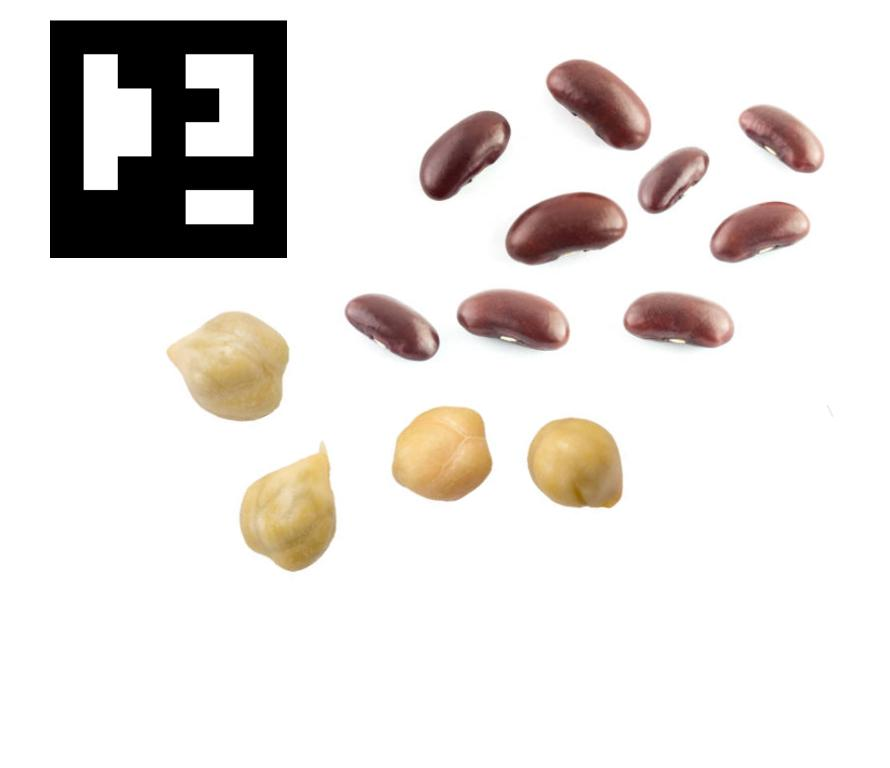
#> input picture nohut-fasulye/input.jpg, 890 x 768 px, given in place of the camera
$ python color_and_object_detection.py
#> lines starting #> are read from the running program, lines starting #| are printed output that depends on the picture; after the words box and inside, x2 and y2 are one past the last pixel; in counts of white or black regions, pixels touching at a corner belong together
# -*- coding: utf-8 -*-
"""
Created on Sat Mar 26 18:20:05 2022

@author: figen
"""

import cv2
import numpy as np

cap = cv2.VideoCapture(0)

# Object detection from Stable camera
object_detector = cv2.createBackgroundSubtractorMOG2(history=100, varThreshold=40)
hlist = []
sayi = 0
while True:
    ret, frame = cap.read()
#> frame is the input picture: shape (768, 890, 3); mean B, G, R 223.5, 226.5, 230.6
    height, width, _ = frame.shape
#> height = 768; width = 890
    # Extract Region of interest
    roi=frame[200:350,50:220]
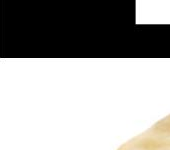
#> roi: shape (150, 170, 3); mean B, G, R 161.3, 163, 163.8
    hsv_frame = cv2.cvtColor(frame, cv2.COLOR_BGR2HSV)
#> hsv_frame: shape (768, 890, 3); mean H, S, V 7.2, 10.8, 230.7
    center_coordinates = (275,135)
    radius = 60
    color= (255, 0, 0)
    thickness = -1
    image = cv2.circle(frame, center_coordinates, radius, color, thickness)
    #hsv_frame1 = cv2.cvtColor(image, cv2.COLOR_BAYER_BG2GRAY)
    # 1. Object Detection
    mask = object_detector.apply(roi)
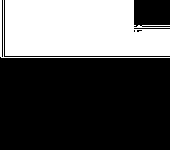
#> mask: shape (150, 170); values 127 (black) and 255 (white), 33.7% white; 2 white regions, box (x1, y1, x2, y2) and area: (5, 0, 170, 56) 8260, (0, 0, 170, 58) 340
    _, mask = cv2.threshold(mask, 254, 255, cv2.THRESH_BINARY)
#> mask: shape (150, 170); 33.7% white; 2 white regions
    contours, _ = cv2.findContours(mask, cv2.RETR_TREE, cv2.CHAIN_APPROX_SIMPLE)
#> contours = 4 contours, 2 with area under 20; largest, box (x1, y1, x2, y2) and area: (5, 0, 170, 56) 7986, (0, 0, 170, 58) 58

    for cnt in contours:
        pointvalue = []

        # Calculate area and remove small elements
        area = cv2.contourArea(cnt)

        if area > 500:
            x, y, w, h = cv2.boundingRect(cnt)

            if y==0:
                hlist.append(h)
                a = hlist[0]
                if h==a:
                    cv2.drawContours(frame, [cnt],-1,(255,0,0),3)
                    M=cv2.moments(cnt)
                    cx=int(M["m10"]/M["m00"])
                    cy=int(M["m01"]/M["m00"])
                    pyt=cv2.circle(frame, (cx,cy),7,(255,255,255),-1)
                    #center_coordinates = (x+(w/2), y+(h/2))
                    #image = cv2.circle(frame, center_coordinates, radius, color, thickness)
                    cv2.rectangle(roi, (x,y),(x+w,y+h), (255,255,0),3)
                    sayi += 1

                    print (f"{sayi}. top geçti" )

                    hcomp0 = hsv_frame[pyt, 0]
                    filter_arr = hcomp0 > 0
                    newarr = hcomp0[filter_arr]
                    mean = int(newarr.mean())
                    hue_value = mean
                    #print (sorted(newarr))
                    print (newarr)
                    print(mean)
                    color = "Undefined"
                    if (90<hue_value and hue_value<179):
                        color = "RED"
                        print(color)
                    if (22<hue_value and hue_value<38):
                        color = "YELLOW"
                        print(color)
                    if (38<hue_value and hue_value<90):
                        color = "GREEN"
                        print(color)

                    cv2.putText(frame, color, (x , 100), 0, 2, mean, 5)
            else:
                hlist = []
#> this loop made 4 passes
#> (area, x, y, w, h, a, cx, cy) on pass 1: (7985.5, 5, 0, 165, 56, 56, 78, 29)
#> area on pass 4: 58
#> (printed output is left out)
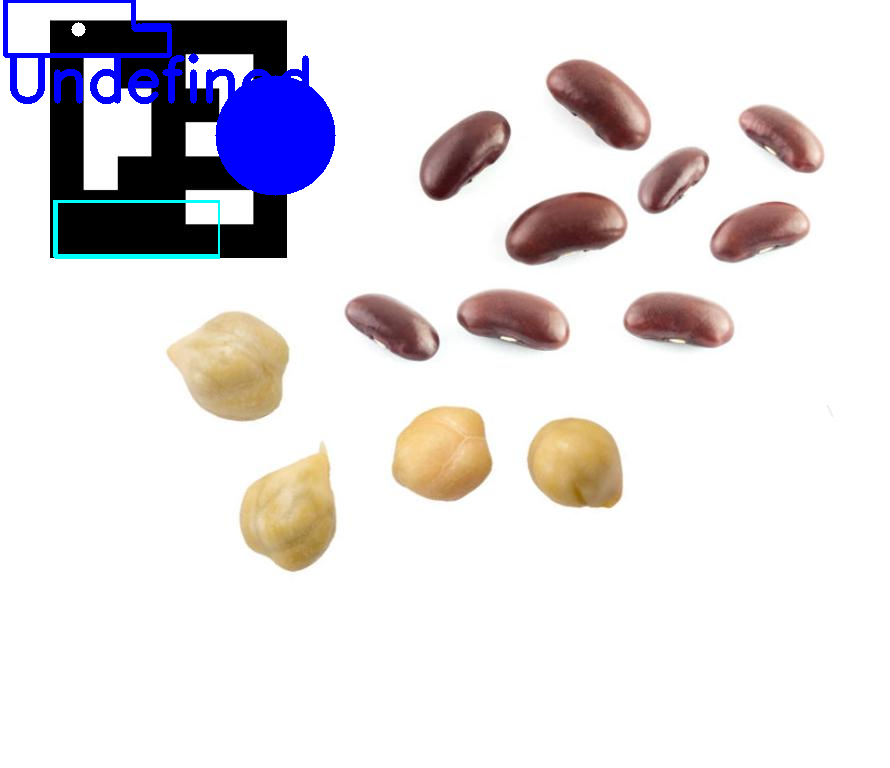
#> frame: shape (768, 890, 3); mean B, G, R 226.9, 223.3, 226.8
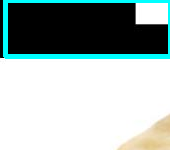
#> roi: shape (150, 170, 3); 6.63% of pixels changed, all inside (x1, y1, x2, y2) = (3, 0, 170, 59)
#> after the loop, sayi = 1

    cv2.imshow("roi", roi)
    cv2.imshow("Frame", frame)

    key = cv2.waitKey(30)
#> (key Esc is pressed here)
    if key == 27:
        break

cap.release()
cv2.destroyAllWindows()
